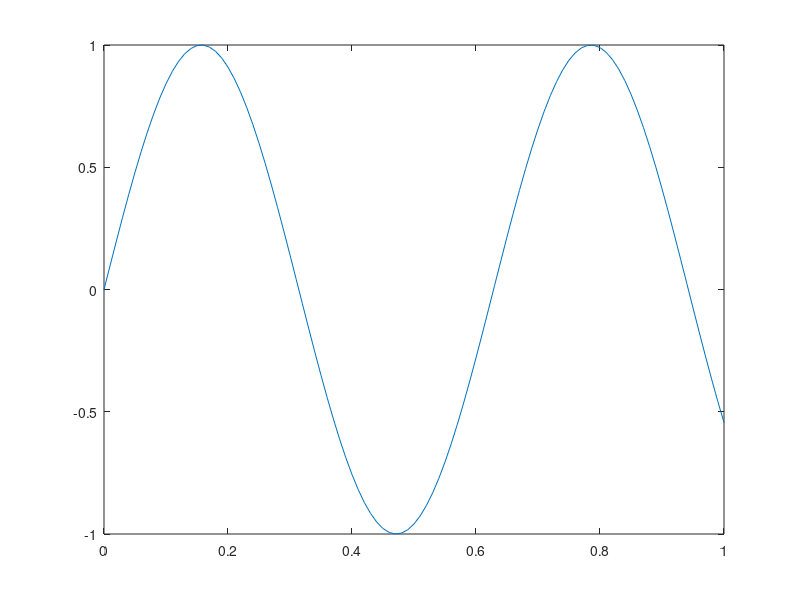

Write MATLAB code to recreate this figure.
%Primeros Pasos con Ocatve
% Limpiar variables antes de comenzar el script: limpiar pantalla, borrar variables y cerrar todas las figuras
clc; clear all; close all;

% Ayuda
% help <comando> (se puede ejecutar en la ventana de comandos para saber que hace una función)

% Definicion de vectores
vFila = [1 2 3]
vColumna1 = [4 5 6]' % matriz transpuesta
vColumna2 = [7; 8; 9; 10] % la coma indica que siga en la fila de abajo
vColumna3 = [7;...        % los ... indican que siga en la fila de abajo
             8;...
             9;...
             10]


% Polinomios
pol1 = [5 2 3] % 5x^2 + 2x + 3           -> grado 2
pol2 = [5 0 2 3] % 5x^3 + 0x^2 + 2x + 3  -> grado 3 (coef = 0 no olvidar para ello)

% Matriz 4x4
mat = [11 12 13 14;...
       21 22 23 24;...
       31 32 33 34;...
       41 42 43 44]

% Determinante = 0 -> no tiene inversa
det(mat)
% Matriz Identidad
matId = eye(4)
% Inversa de una Matriz
invMat = inv(matId)
% Multiplicación de Matrices
matId * mat
mat * mat'
mat' * mat  % la multiplicaión de matrices no es conmutativa


% otra forma de def vectores v = valor inicial : paso : valor final
vInicial = 0;
vFinal = 1;
paso = 0.01;
t = vInicial:paso:vFinal; % vFinal - paso si es nec
y = sin(10 * t);
plot(t,y) % graficadora

